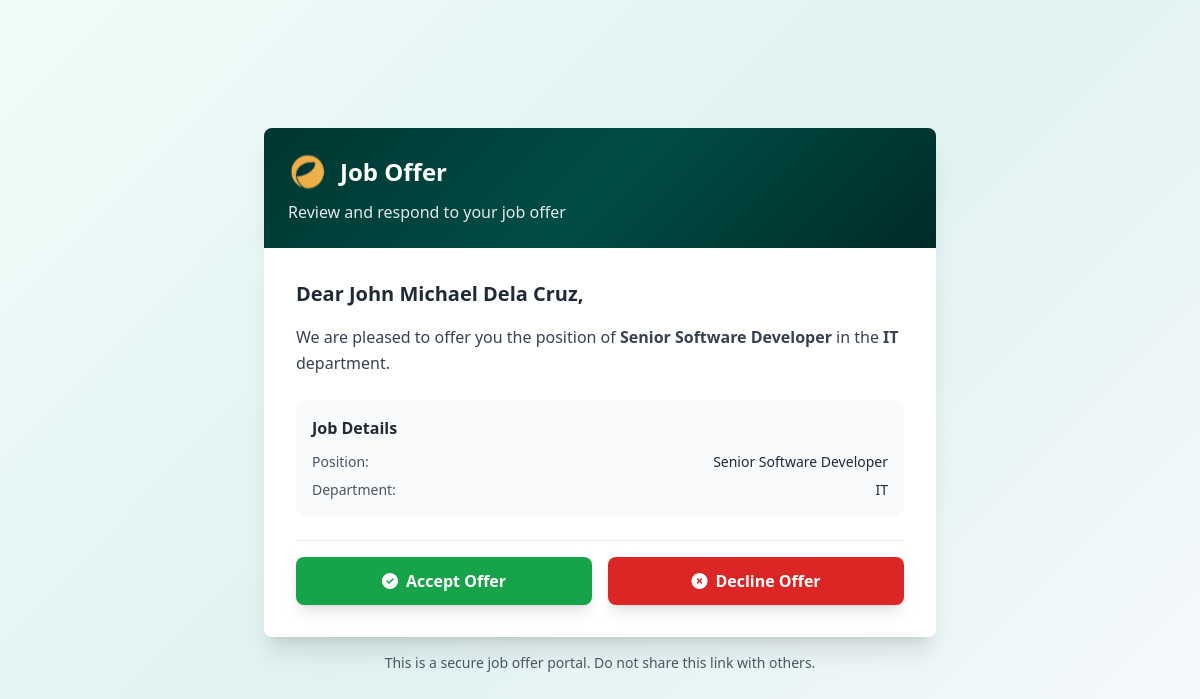
The page /offer.php?id=1 on the database its author committed.
### tables this page shows
CREATE TABLE `applicant` (
  `applicant_id` int(11) NOT NULL,
  `recruitment_id` int(11) DEFAULT NULL,
  `full_name` varchar(100) DEFAULT NULL,
  `email` varchar(100) DEFAULT NULL,
  `contact_number` varchar(20) DEFAULT NULL,
  `resume_file` varchar(255) DEFAULT NULL,
  `application_status` varchar(20) DEFAULT NULL,
  `archived_at` datetime DEFAULT NULL,
  `offer_status` enum('Pending','Accepted','Declined') DEFAULT 'Pending',
  `offer_token` varchar(100) DEFAULT NULL,
  `offer_sent_at` datetime DEFAULT NULL,
  `offer_acceptance_timestamp` datetime DEFAULT NULL,
  `offer_declined_at` datetime DEFAULT NULL
);

CREATE TABLE `recruitment` (
  `recruitment_id` int(11) NOT NULL,
  `job_title` varchar(100) DEFAULT NULL,
  `department_id` int(11) DEFAULT NULL,
  `date_posted` date DEFAULT NULL,
  `status` varchar(20) DEFAULT NULL,
  `posted_by` int(11) DEFAULT NULL
);

CREATE TABLE `department` (
  `department_id` int(11) NOT NULL,
  `department_name` varchar(100) NOT NULL,
  `description` varchar(255) DEFAULT NULL
);

### config/database.php (called while the page is built, shortened)
<?php
function fetchOne($conn, $sql, $params = []) {
    try {
        $stmt = $conn->prepare($sql);
        $stmt->execute($params);
        return $stmt->fetch(PDO::FETCH_ASSOC);
    } catch (PDOException $e) {
        error_log("Fetch One Error: " . $e->getMessage());
        return false;
    }
}
?>

### offer.php (the view, shortened to what this page needs)
<?php
require_once 'config/database.php';
$applicant = null;
$id = isset($_GET['id']) ? (int)$_GET['id'] : 0;
if ($id > 0) {
    try {
        $applicant = fetchOne($conn,
            "SELECT a.*, r.job_title, d.department_name
             FROM applicant a
             LEFT JOIN recruitment r ON a.recruitment_id = r.recruitment_id
             LEFT JOIN department d ON r.department_id = d.department_id
             WHERE a.applicant_id = ?",
            [$id]
        );
    } catch (Exception $e) {
        error_log("Offer.php: Database error - " . $e->getMessage());
        $applicant = false;
    }
}
?>
<!DOCTYPE html>
<html lang="en">
<head>
    <script src="https://cdn.tailwindcss.com"></script>
    <link rel="stylesheet" href="https://cdnjs.cloudflare.com/ajax/libs/font-awesome/6.4.0/css/all.min.css">
</head>
<body>
    <div class="min-h-screen flex items-center justify-center p-4">
        <div class="w-full max-w-2xl">
            <div class="header-gradient text-white p-6 rounded-t-lg shadow-xl">
                <div class="flex items-center gap-3 mb-2">
                    <img src="assets/evergreen.svg" alt="Logo" class="h-10 w-10">
                    <h1 class="text-2xl font-bold">Job Offer</h1>
                </div>
                <p class="text-gray-200">Review and respond to your job offer</p>
            </div>
            <div class="bg-white p-6 lg:p-8 rounded-b-lg shadow-xl">
                <?php if ($applicant): ?>
                    <div class="space-y-6">
                        <div>
                            <h2 class="text-xl font-bold text-gray-800 mb-4">Dear <?php echo htmlspecialchars($applicant['full_name']); ?>,</h2>
                            <p class="text-gray-700 leading-relaxed">
                                We are pleased to offer you the position of <strong><?php echo htmlspecialchars($applicant['job_title'] ?? 'N/A'); ?></strong>
                                <?php if ($applicant['department_name']): ?>
                                    in the <strong><?php echo htmlspecialchars($applicant['department_name']); ?></strong> department.
                                <?php endif; ?>
                            </p>
                        </div>
                        <div class="bg-gray-50 rounded-lg p-4">
                            <h3 class="font-semibold text-gray-800 mb-3">Job Details</h3>
                            <div class="space-y-2 text-sm">
                                <div class="flex justify-between">
                                    <span class="text-gray-600">Position:</span>
                                    <span class="font-medium text-gray-800"><?php echo htmlspecialchars($applicant['job_title'] ?? 'N/A'); ?></span>
                                </div>
                                <?php if ($applicant['department_name']): ?>
                                    <div class="flex justify-between">
                                        <span class="text-gray-600">Department:</span>
                                        <span class="font-medium text-gray-800"><?php echo htmlspecialchars($applicant['department_name']); ?></span>
                                    </div>
                                <?php endif; ?>
                            </div>
                        </div>
                        <?php if (isset($applicant['offer_status']) && $applicant['offer_status'] === 'Pending'): ?>
                            <div class="flex flex-col sm:flex-row gap-4 pt-4 border-t">
                                <form method="POST" class="flex-1">
                                    <button type="submit"
                                        class="w-full bg-green-600 hover:bg-green-700 text-white font-semibold py-3 px-6 rounded-lg transition shadow-lg hover:shadow-xl">
                                        <i class="fas fa-check-circle mr-2"></i>Accept Offer
                                    </button>
                                </form>
                                <form method="POST" class="flex-1">
                                    <button type="submit"
                                        onclick="return confirm('Are you sure you want to decline this job offer?');"
                                        class="w-full bg-red-600 hover:bg-red-700 text-white font-semibold py-3 px-6 rounded-lg transition shadow-lg hover:shadow-xl">
                                        <i class="fas fa-times-circle mr-2"></i>Decline Offer
                                    </button>
                                </form>
                            </div>
                        <?php endif; ?>
                    </div>
                <?php endif; ?>
            </div>
            <div class="text-center mt-4 text-gray-600 text-sm">
                <p>This is a secure job offer portal. Do not share this link with others.</p>
            </div>
        </div>
    </div>
</body>
</html>

### offer.php (style rules this page uses)
body { background: linear-gradient(135deg, #f0fdfa 0%, #e0f2f1 50%, #f8fafc 100%); background-attachment: fixed; min-height: 100vh; }
.header-gradient { background: linear-gradient(135deg, #003631 0%, #004d45 50%, #002b27 100%); }

### rows shown on the page
applicant: full_name "John Michael Dela Cruz", recruitment.job_title "Senior Software Developer", department.department_name "IT"
